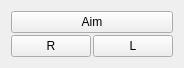
          <widget class="QWidget" name="layoutWidget">
           <property name="geometry">
            <rect>
             <x>10</x>
             <y>40</y>
             <width>71</width>
             <height>41</height>
            </rect>
           </property>
           <layout class="QVBoxLayout" name="verticalLayout_2">
            <property name="spacing">
             <number>2</number>
            </property>
            <item>
             <widget class="QPushButton" name="btn_Aim">
              <property name="text">
               <string>Aim</string>
              </property>
              <property name="checkable">
               <bool>true</bool>
              </property>
              <property name="control" stdset="0">
               <stringlist>
                <string>C_eye_ctl_0</string>
               </stringlist>
              </property>
             </widget>
            </item>
            <item>
             <layout class="QHBoxLayout" name="horizontalLayout_2">
              <property name="spacing">
               <number>2</number>
              </property>
              <item>
               <widget class="QPushButton" name="btn_AimR">
                <property name="text">
                 <string>R</string>
                </property>
                <property name="checkable">
                 <bool>true</bool>
                </property>
                <property name="control" stdset="0">
                 <stringlist>
                  <string>R_eye_ctl_0</string>
                 </stringlist>
                </property>
               </widget>
              </item>
              <item>
               <widget class="QPushButton" name="btn_AimL">
                <property name="text">
                 <string>L</string>
                </property>
                <property name="checkable">
                 <bool>true</bool>
                </property>
                <property name="control" stdset="0">
                 <stringlist>
                  <string>L_eye_ctl_0</string>
                 </stringlist>
                </property>
               </widget>
              </item>
             </layout>
            </item>
           </layout>
          </widget>
